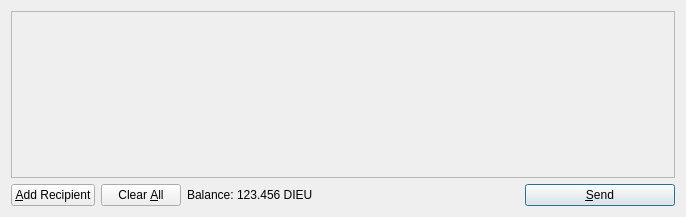
<?xml version="1.0" encoding="UTF-8"?>
<ui version="4.0">
 <class>SendCoinsDialog</class>
 <widget class="QDialog" name="SendCoinsDialog">
  <property name="geometry">
   <rect>
    <x>0</x>
    <y>0</y>
    <width>686</width>
    <height>217</height>
   </rect>
  </property>
  <property name="windowTitle">
   <string>Send Coins</string>
  </property>
  <layout class="QVBoxLayout" name="verticalLayout">
   <item>
    <widget class="QScrollArea" name="scrollArea">
     <property name="widgetResizable">
      <bool>true</bool>
     </property>
     <widget class="QWidget" name="scrollAreaWidgetContents">
      <property name="geometry">
       <rect>
        <x>0</x>
        <y>0</y>
        <width>666</width>
        <height>165</height>
       </rect>
      </property>
      <layout class="QVBoxLayout" name="verticalLayout_2">
       <property name="margin">
        <number>0</number>
       </property>
       <item>
        <layout class="QVBoxLayout" name="entries">
         <property name="spacing">
          <number>6</number>
         </property>
        </layout>
       </item>
       <item>
        <spacer name="verticalSpacer">
         <property name="orientation">
          <enum>Qt::Vertical</enum>
         </property>
         <property name="sizeHint" stdset="0">
          <size>
           <width>20</width>
           <height>40</height>
          </size>
         </property>
        </spacer>
       </item>
      </layout>
     </widget>
    </widget>
   </item>
   <item>
    <layout class="QHBoxLayout" name="horizontalLayout">
     <item>
      <widget class="QPushButton" name="addButton">
       <property name="toolTip">
        <string>Send to multiple recipients at once</string>
       </property>
       <property name="text">
        <string>&amp;Add Recipient</string>
       </property>
       <property name="icon">
        <iconset resource="../bitcoin.qrc">
         <normaloff>:/icons/add</normaloff>:/icons/add</iconset>
       </property>
       <property name="autoDefault">
        <bool>false</bool>
       </property>
      </widget>
     </item>
     <item>
      <widget class="QPushButton" name="clearButton">
       <property name="sizePolicy">
        <sizepolicy hsizetype="Minimum" vsizetype="Fixed">
         <horstretch>0</horstretch>
         <verstretch>0</verstretch>
        </sizepolicy>
       </property>
       <property name="toolTip">
        <string>Remove all transaction fields</string>
       </property>
       <property name="text">
        <string>Clear &amp;All</string>
       </property>
       <property name="icon">
        <iconset resource="../bitcoin.qrc">
         <normaloff>:/icons/remove</normaloff>:/icons/remove</iconset>
       </property>
       <property name="autoRepeatDelay">
        <number>300</number>
       </property>
       <property name="autoDefault">
        <bool>false</bool>
       </property>
      </widget>
     </item>
     <item>
      <layout class="QHBoxLayout" name="horizontalLayout_2">
       <property name="spacing">
        <number>3</number>
       </property>
       <item>
        <widget class="QLabel" name="label">
         <property name="text">
          <string>Balance:</string>
         </property>
        </widget>
       </item>
       <item>
        <widget class="QLabel" name="labelBalance">
         <property name="cursor">
          <cursorShape>IBeamCursor</cursorShape>
         </property>
         <property name="text">
          <string>123.456 DIEU</string>
         </property>
         <property name="textInteractionFlags">
          <set>Qt::LinksAccessibleByMouse|Qt::TextSelectableByKeyboard|Qt::TextSelectableByMouse</set>
         </property>
        </widget>
       </item>
      </layout>
     </item>
     <item>
      <spacer name="horizontalSpacer">
       <property name="orientation">
        <enum>Qt::Horizontal</enum>
       </property>
       <property name="sizeHint" stdset="0">
        <size>
         <width>40</width>
         <height>20</height>
        </size>
       </property>
      </spacer>
     </item>
     <item>
      <widget class="QPushButton" name="sendButton">
       <property name="minimumSize">
        <size>
         <width>150</width>
         <height>0</height>
        </size>
       </property>
       <property name="toolTip">
        <string>Confirm the send action</string>
       </property>
       <property name="text">
        <string>&amp;Send</string>
       </property>
       <property name="icon">
        <iconset resource="../bitcoin.qrc">
         <normaloff>:/icons/send</normaloff>:/icons/send</iconset>
       </property>
       <property name="default">
        <bool>true</bool>
       </property>
      </widget>
     </item>
    </layout>
   </item>
  </layout>
 </widget>
 <resources>
  <include location="../bitcoin.qrc"/>
 </resources>
 <connections/>
</ui>
